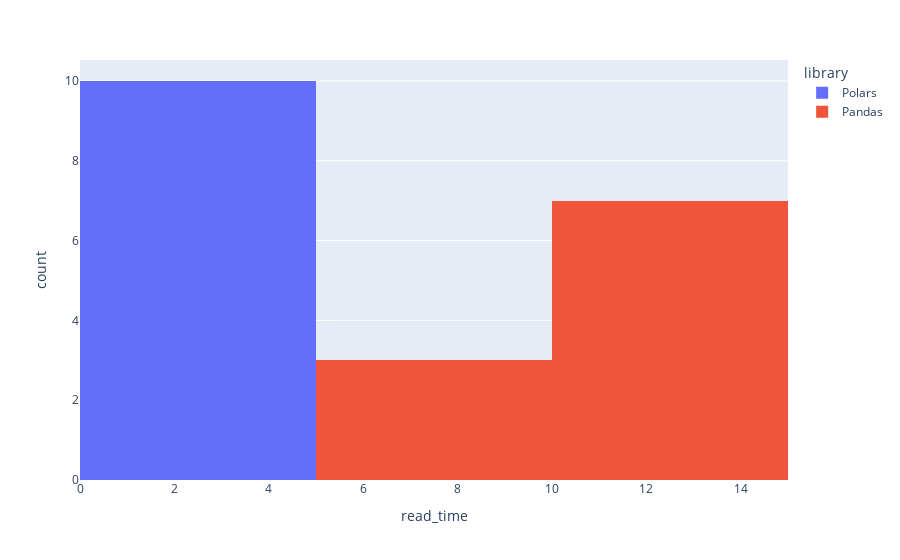

Write notebook code for a chart like this one.
### Code cell
fig = px.histogram(df, x="read_time", color="library")
fig.show()

### Figure 1 — Plotly figure (JSON) as saved in the notebook; plotly's stock layout.template omitted (floating-point values rounded to 4 significant figures)
{"data": [{"alignmentgroup": "True", "bingroup": "x", "hovertemplate": "library=Polars<br>read_time=%{x}<br>count=%{y}<extra></extra>", "legendgroup": "Polars", "marker": {"color": "#636efa", "pattern": {"shape": ""}}, "name": "Polars", "offsetgroup": "Polars", "orientation": "v", "showlegend": true, "type": "histogram", "x": [0.6343, 0.6121, 0.6236, 0.6167, 0.6446, 0.5978, 0.6105, 0.7114, 0.6477, 0.5846], "xaxis": "x", "yaxis": "y"}, {"alignmentgroup": "True", "bingroup": "x", "hovertemplate": "library=Pandas<br>read_time=%{x}<br>count=%{y}<extra></extra>", "legendgroup": "Pandas", "marker": {"color": "#EF553B", "pattern": {"shape": ""}}, "name": "Pandas", "offsetgroup": "Pandas", "orientation": "v", "showlegend": true, "type": "histogram", "x": [8.898, 10.05, 10.28, 9.942, 10.3, 10.27, 9.891, 10.0, 10.31, 10.23], "xaxis": "x", "yaxis": "y"}], "layout": {"autosize": true, "barmode": "relative", "legend": {"title": {"text": "library"}, "tracegroupgap": 0}, "margin": {"t": 60}, "xaxis": {"anchor": "y", "autorange": true, "domain": [0, 1], "range": [0, 15], "title": {"text": "read_time"}, "type": "linear"}, "yaxis": {"anchor": "x", "autorange": true, "domain": [0, 1], "range": [0, 10.53], "title": {"text": "count"}}}}
